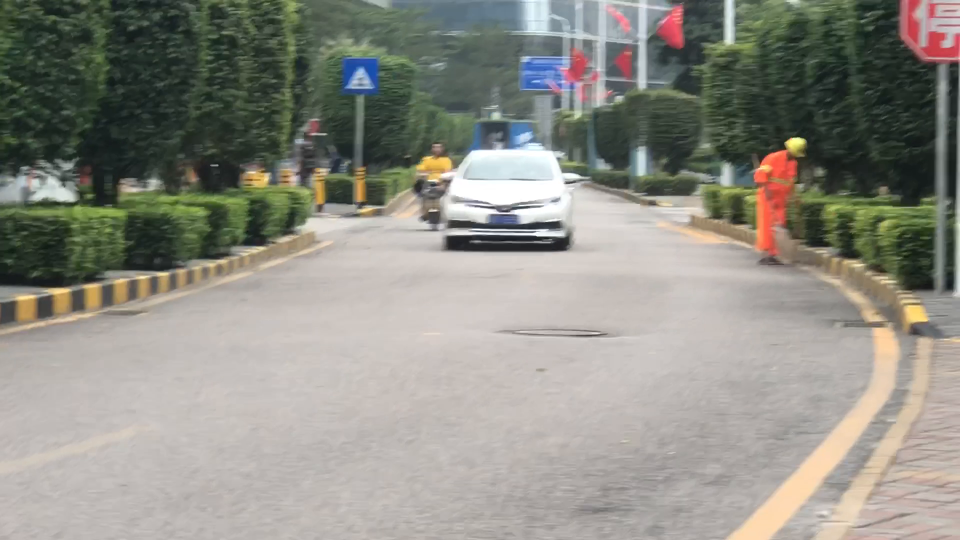
#> input picture frame 3 of SUSTech/CS405/Lab8/road_video.mov, 1920 x 1080 px (shown at 1/2 size)
$ python lab8.py
#> lines starting #> are read from the running program, lines starting #| are printed output that depends on the picture
import numpy as np
from numpy.matlib import repmat
from sklearn.preprocessing import normalize
import matplotlib.pyplot as plt
import cv2


def kmeans(data, n_cl, verbose, max_iter=1):
    n_samples = data.shape[0]
    # init centers
    centers = data[np.random.choice(n_samples, size=n_cl)]
    old_labels = np.zeros(shape=n_samples)
    for _ in range(max_iter):
        # assign
        distances = np.zeros(shape=(n_samples, n_cl))
        for i, center in enumerate(centers):
            distances[:, i] = np.sum(
                np.square(data - repmat(center, n_samples, 1)), axis=1)
        new_labels = np.argmin(distances, axis=-1)
        # re-estimate
        for i in range(0, n_cl):
            centers[i] = np.mean(data[new_labels == i], axis=0)
        if verbose:
            fig, ax = plt.subplots()
            ax.scatter(data[:, 0], data[:, 1], c=new_labels, s=40)
            ax.plot(centers[:, 0], centers[:, 1], 'r*', markersize=20)
            plt.waitforbuttonpress()
            plt.close()
        # stop
        if np.all(new_labels == old_labels):
            break
        # update
        old_labels = new_labels

    return new_labels


videoCapture = cv2.VideoCapture('./road_video.mov')
videoCapture.isOpened()

fps = videoCapture.get(cv2.CAP_PROP_FPS)
size = (int(videoCapture.get(cv2.CAP_PROP_FRAME_WIDTH)),
        int(videoCapture.get(cv2.CAP_PROP_FRAME_HEIGHT)))

videoWriter = cv2.VideoWriter(
    './output.avi', cv2.VideoWriter_fourcc(*'XVID'), (fps / 10), size)

cnt = 0
while True:
    success, frame = videoCapture.read()
#> frame is the input picture: shape (1080, 1920, 3); mean B, G, R 132.3, 141.2, 142
    if not success:
        break

    cnt += 1
    print(f'Processing image {cnt}...')
    h, w, c = frame.shape
#> h = 1080; w = 1920; c = 3

    row_indexes = np.arange(0, h)
#> row_indexes = 1080 values from 0 to 1079
    col_indexes = np.arange(0, w)
#> col_indexes = 1920 values from 0 to 1919
    coordinates = np.zeros(shape=(h, w, 2))
    coordinates[..., 0] = normalize(repmat(row_indexes, w, 1).T)
    coordinates[..., 1] = normalize(repmat(col_indexes, h, 1))
    data = np.concatenate((frame, coordinates), axis=-1)
    data = np.reshape(data, newshape=(w * h, 5))

    labels = kmeans(data, n_cl=8, verbose=False)
#> in kmeans, `centers = data[np.random.choice(n_samples, size=n_cl)]`: centers = [[167, 170, 175, 0.0228, 0.022], [49, 56, 45, 0.0228, 0.00888], [190, 193, 198, 0.0228, 0.00505], [99, 114, 99, 0.0228, 0.0171], [165, 170, 177, 0.0228, 0.0304], [84, 95, 84, 0.0228, 0.0131], [163, 166, 171, 0.0228, 0.0277], [115, 70, 38, 0.0228, 0.0153]]
#> after the loop in kmeans, `for _ in range(max_iter):`: centers = [[173.2, 175.9, 180, 0.0228, 0.0208], [43.48, 53.6, 43.04, 0.0228, 0.0178], [190.1, 195.8, 202.4, 0.0228, 0.018], [102, 119.3, 118, 0.0228, 0.022], [158.8, 172.6, 191.2, 0.0228, 0.028], [73.97, 91.94, 80.78, 0.0228, 0.0187], [147.3, 154.1, 162.7, 0.0228, 0.0253], [153.3, 85.13, 47.72, 0.0228, 0.0168]]
    # labels = KMeans(data, n_cl=8, verbose=False)
    frame = (np.reshape(labels, (h, w)) * 255.0).astype('u1')
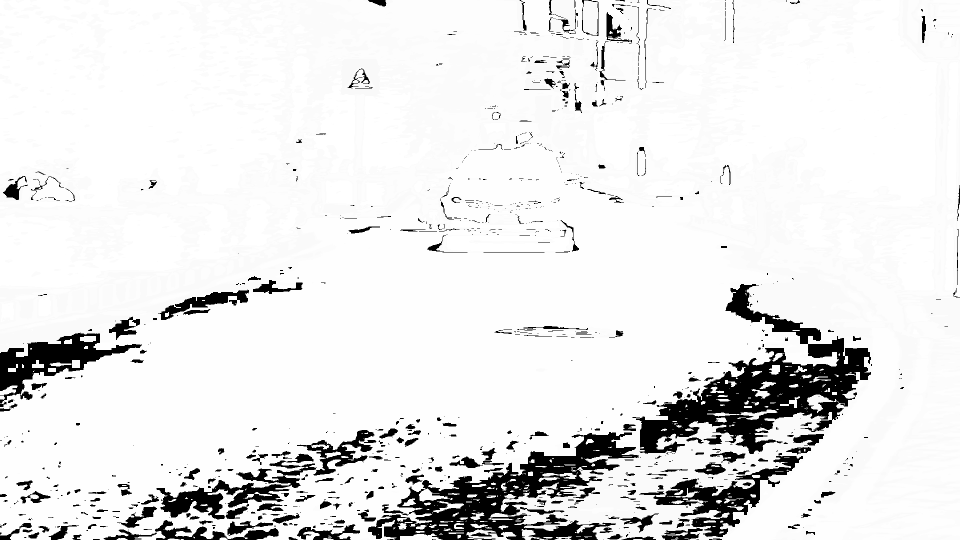
#> frame: shape (1080, 1920) (shown at 1/2 size); min 0, max 255, mean 231

    videoWriter.write(frame)

videoCapture.release()
videoWriter.release()
